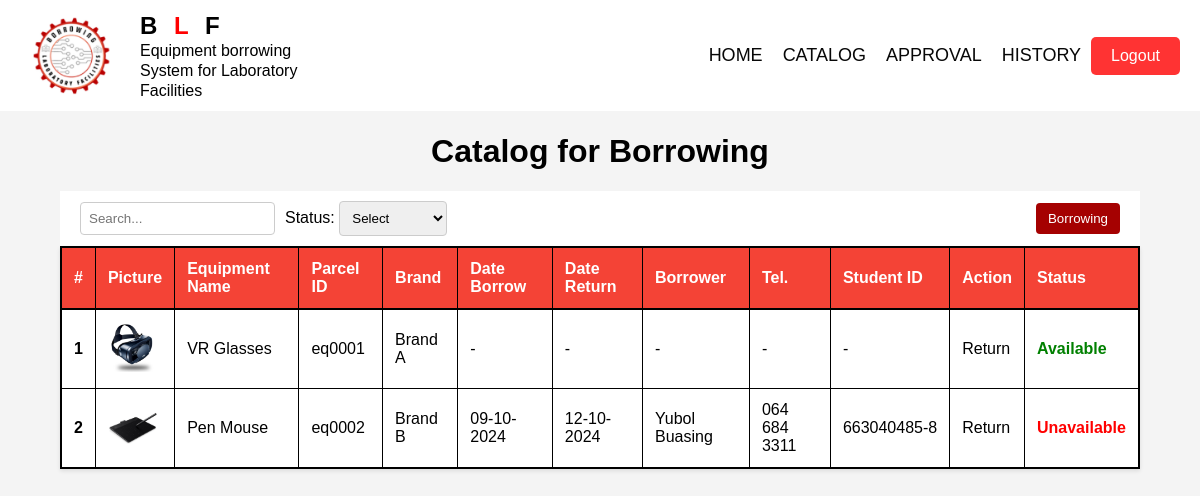
/catalog_staff/, run on an earlier commit of the app's database.
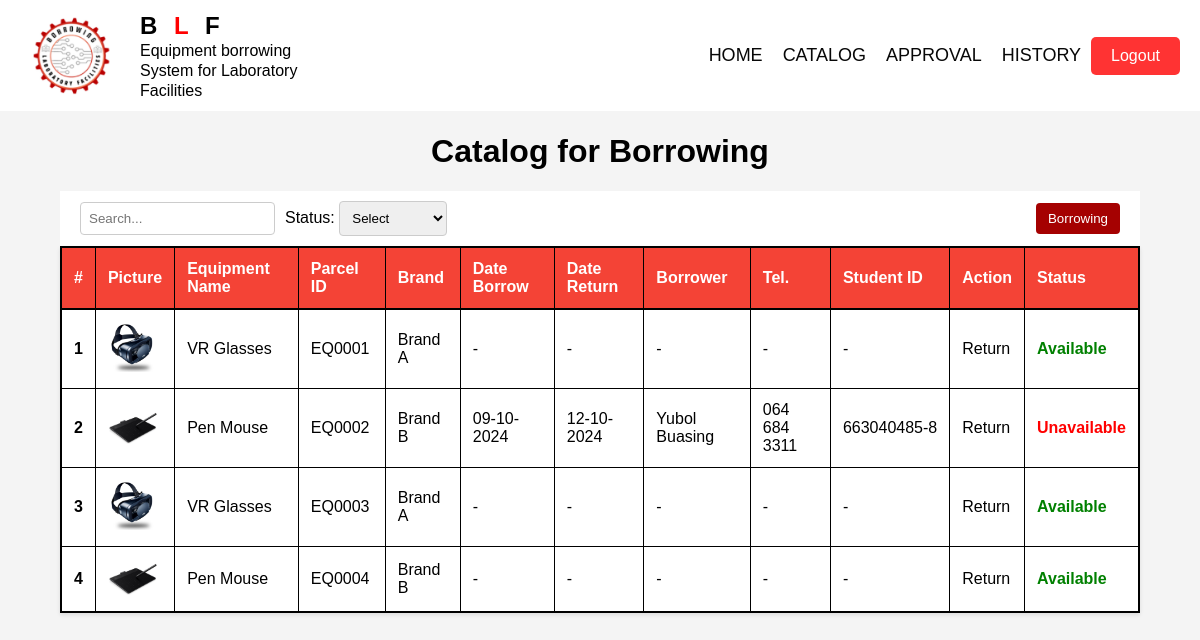
And on a later commit of the database.
### myapp/models.py (models this page shows, shortened)
class Equipment(models.Model):
    equipment_id = models.AutoField(primary_key=True)
    image = models.ImageField(upload_to='images/', default='media/images/default.jpg')
    name = models.CharField(max_length=100)
    parcel_id = models.CharField(max_length=20)
    brand = models.CharField(max_length=100)
    status = models.BooleanField(default=False)
    date_borrow = models.DateField(null=True, blank=True, help_text="Date when the item was borrowed")
    date_return = models.DateField(null=True, blank=True, help_text="Date when the item is returned")
    borrower = models.ForeignKey(Student, on_delete=models.CASCADE, null=True, blank=True)
    class Meta:
        constraints = [
            models.UniqueConstraint(fields=['parcel_id'], name='unique_parcel_id')
        ]

class Student(models.Model):
    student_id = models.AutoField(primary_key=True)
    fullname = models.CharField(max_length=100)
    username= models.CharField(max_length=100)
    kkumail = models.EmailField(max_length=100)
    phone = models.CharField(max_length=17)
    password = models.CharField(max_length=20)
    student_id_edu = models.CharField(max_length=10)
    major = models.CharField(max_length=100)

### myapp/views.py (the view, shortened to what this page needs)
# urls.py: path("catalog_staff/", views.catalog_staff, name="catalog_staff"),
def catalog_staff(request):
    all_equipment = Equipment.objects.all()
    all_status = Status.objects.all()
    selected_status = request.POST.get('filter')
    print(selected_status)
    return render(request, "catalog labstaff.html", {
        "all_equipment": all_equipment,
        "all_status": all_status,
        "selected_status": selected_status,
        })

### myapp/templates/catalog labstaff.html (shortened to what the changed rows need)
{% load static %}
<!DOCTYPE html>
<html lang="en">
<head>
    <link rel="stylesheet" href="{% static 'labstaff_catalog.css' %}">
</head>
<body>
    <div class="container">
        <h1>Catalog for Borrowing</h1>
        <table>
            <thead>
                <tr>
                    <th scope="col">#</th>
                    <th scope="col">Picture</th>
                    <th scope="col">Equipment Name</th>
                    <th scope="col">Parcel ID</th>
                    <th scope="col">Brand</th>
                    <th scope="col">Date Borrow</th>
                    <th scope="col">Date Return</th>
                    <th scope="col">Borrower</th>
                    <th scope="col">Tel.</th>
                    <th scope="col">Student ID</th>
                    <th scope="col">Action</th>
                    <th scope="col">Status</th>
                </tr>
            </thead>
            <tbody>
                {% for equipment in all_equipment %}
                    <tr>
                        <th scope="row">{{ forloop.counter }}</th>
                        <td><img src="{{ equipment.image.url }}" alt="{{ equipment.name }}"></td>
                        <td>{{ equipment.name }}</td>
                        <td>{{ equipment.parcel_id }}</td>
                        <td>{{ equipment.brand }}</td>
                        <td>
                            {% if equipment.date_borrow %}
                                {{ equipment.date_borrow|date:"d-m-Y" }}
                            {% else %}
                                -
                            {% endif %}
                        </td>
                        <td>
                            {% if equipment.date_return %}
                                {{ equipment.date_return|date:"d-m-Y" }}
                            {% else %}
                                -
                            {% endif %}
                        </td>
                        <td>
                            {% if equipment.borrower %}
                                {{ equipment.borrower.fullname }}
                            {% else %}
                                -
                            {% endif %}
                        </td>
                        <td>
                            {% if equipment.borrower %}
                                {{ equipment.borrower.phone|slice:":3" }} {{ equipment.borrower.phone|slice:"3:6" }} {{ equipment.borrower.phone|slice:"6:" }}
                            {% else %}
                                -
                            {% endif %}
                        </td>
                        <td>
                            {% if equipment.borrower %}
                                {{ equipment.borrower.student_id_edu|slice:":-1" }}-{{ equipment.borrower.student_id_edu|slice:"-1:" }}
                            {% else %}
                                -
                            {% endif %}
                        </td>
                        <td>Return</td>
                        <td>
                            {% if equipment.status %}
                                <span class="status unavailable">Unavailable</span>
                            {% else %}
                                <span class="status available">Available</span>
                            {% endif %}
                        </td>
                    </tr>
                {% endfor %}
            </tbody>
        </table>
    </div>
</body>
</html>

What changed in the data, as far as the page shows it:
changed Equipment (number 1 of 4 on the later page): parcel_id "eq0001" → "EQ0001"
changed Equipment "Yubol Buasing": parcel_id "eq0002" → "EQ0002"
added Equipment: image (picture), name "VR Glasses", parcel_id "EQ0003", brand "Brand A", status "Available"
added Equipment: image (picture), name "Pen Mouse", parcel_id "EQ0004", brand "Brand B", status "Available"
